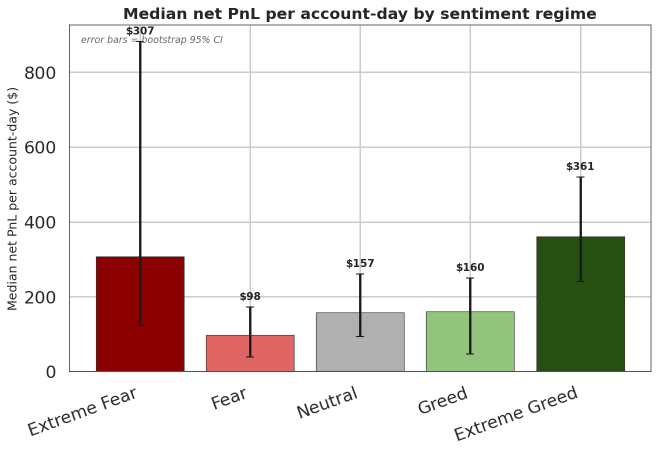
#> input picture outputs/03_net_pnl_by_regime.png, 1316 x 904 px (shown at 1/2 size); its folder holds 6 pictures in this run
$ python build_report.py
#> lines starting #> are read from the running program, lines starting #| are printed output that depends on the picture
"""
Compose a polished 3-page research-note PDF (report/ds_report.pdf) from the
committed charts + narrative. Pure matplotlib (no extra dependencies).

Run:  python src/build_report.py   (run analysis.py first so outputs/ exists)
"""
from __future__ import annotations

import textwrap
from pathlib import Path

import matplotlib
matplotlib.use("Agg")
import matplotlib.image as mpimg
import matplotlib.pyplot as plt
from matplotlib.backends.backend_pdf import PdfPages

plt.rcParams["text.parse_math"] = False   # treat '$' as a literal dollar sign
plt.rcParams["font.family"] = "DejaVu Sans"

ROOT = Path(__file__).resolve().parents[1]
OUT = ROOT / "outputs"
INK, GREY, PAPER, ACCENT = "#222222", "#7B7B7B", "#F8F8F8", "#8B0000"
A4 = (8.27, 11.69)


def header(fig, title, kicker):
    ax = fig.add_axes([0, 0.9, 1, 0.1]); ax.axis("off")
    ax.set_xlim(0, 1); ax.set_ylim(0, 1)
    ax.add_patch(plt.Rectangle((0, 0), 1, 1, color=INK))
    ax.add_patch(plt.Rectangle((0, 0), 0.015, 1, color=ACCENT))
    ax.text(0.06, 0.60, title, color="white", fontsize=17, fontweight="bold", va="center")
    ax.text(0.06, 0.25, kicker, color="#BBBBBB", fontsize=9.5, va="center")


def footer(fig, page):
    ax = fig.add_axes([0, 0, 1, 0.04]); ax.axis("off")
    ax.set_xlim(0, 1); ax.set_ylim(0, 1)
    ax.text(0.06, 0.5, "Trader Performance vs. Market Sentiment  ·  Richik Chaudhuri",
            color=GREY, fontsize=8, va="center")
    ax.text(0.94, 0.5, f"{page}", color=GREY, fontsize=8, va="center", ha="right")


def image(fig, rect, name, caption=None):
    ax = fig.add_axes(rect); ax.axis("off")
    ax.imshow(mpimg.imread(OUT / name))
    if caption:
        ax.text(0.5, -0.04, caption, transform=ax.transAxes, ha="center", va="top",
                fontsize=8.2, color=GREY, wrap=True)


def paragraph(fig, x, y, text, width=96, size=9.5, color=INK, leading=0.022, bold_lead=None):
    for i, line in enumerate(textwrap.wrap(text, width)):
        fig.text(x, y - i * leading, line, fontsize=size, color=color, va="top")
    return y - (len(textwrap.wrap(text, width))) * leading


def main() -> int:
    pdf_path = ROOT / "report" / "ds_report.pdf"
    pdf_path.parent.mkdir(parents=True, exist_ok=True)
    with PdfPages(pdf_path) as pdf:
        # ---------- Page 1: findings ----------
        fig = plt.figure(figsize=A4)
        header(fig, "Trader Performance vs. Market Sentiment",
               "Hyperliquid trades x Crypto Fear & Greed Index  ·  211,224 fills · 32 accounts · 2023–2025")
        fig.text(0.06, 0.86, "KEY FINDINGS", fontsize=12, fontweight="bold", color=ACCENT, va="top")
        findings = [
            "1.  Performance is U-shaped in sentiment, not monotonic. Median net PnL per account-day peaks "
            "at the extremes — Extreme Greed $361/day (67.7% of days profitable) and Extreme Fear $307 "
            "(64.9%) — and troughs at plain Fear ($98). The 5-class difference is highly significant "
            "(Kruskal-Wallis p < 0.001).",
            "2.  The obvious 'Fear vs Greed' split is a trap. Collapsed to binary it is NOT significant "
            "(Mann-Whitney p = 0.09): the edge is the intensity of sentiment, not its direction.",
            "3.  These traders are contrarians. Long-position share falls from 62% in Extreme Fear to 32% "
            "in Greed, and average trade size is largest in Fear ($7.9k vs $3.2k in Extreme Greed) — they "
            "buy the dip, big, and fade the rally.",
            "4.  Skill shows up at the extremes. The most-profitable cohort earns a median $2,483 per "
            "account-day in Extreme Fear versus $107 for the bottom cohort — a gap that all but vanishes "
            "in calm regimes.",
            "5.  Disciplined risk. Liquidations are vanishingly rare (<0.02% of fills, even in Greed). "
            "Net result: +$10.05M realized over two years across the 32 accounts.",
        ]
        y = 0.825
        for f in findings:
            y = paragraph(fig, 0.06, y, f, width=104, size=9.3, leading=0.0205) - 0.012
        image(fig, [0.08, 0.05, 0.84, 0.30], "03_net_pnl_by_regime.png")
        footer(fig, 1)
        pdf.savefig(fig); plt.close(fig)
#> after `pdf.savefig(fig)`:
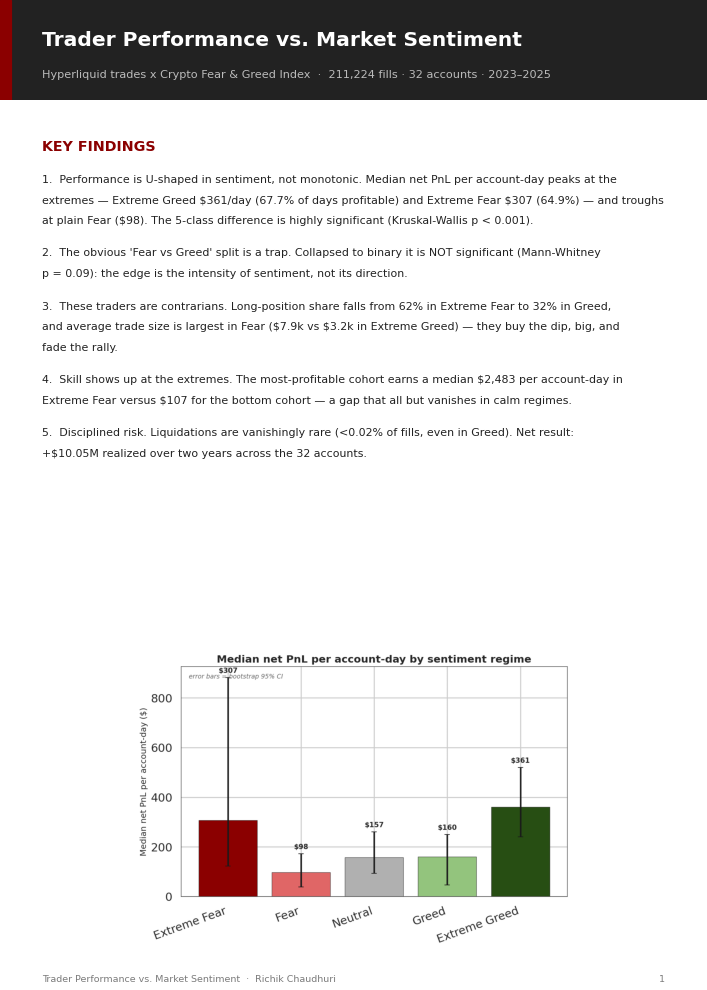
#> figure drawn by matplotlib, 2 panels

        # ---------- Page 2: evidence ----------
        fig = plt.figure(figsize=A4)
        header(fig, "The evidence", "Behaviour, win-rate, and who actually profits")
        image(fig, [0.05, 0.50, 0.43, 0.36], "04_winrate_by_regime.png",
              "Profitable-day rate — highest at both extremes.")
#> call 2 of image, with name = '04_winrate_by_regime.png'
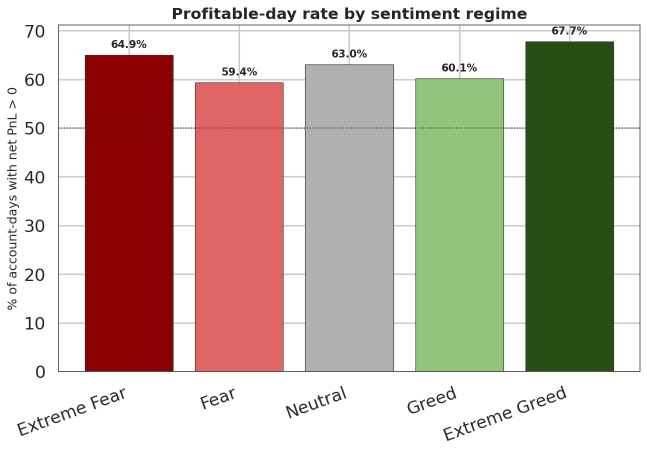
#> input picture outputs/04_winrate_by_regime.png, 1294 x 904 px (shown at 1/2 size)
        image(fig, [0.52, 0.50, 0.43, 0.36], "07_cohorts_by_regime.png",
              "Winners' edge is concentrated at Extreme Fear.")
#> call 3 of image, with name = '07_cohorts_by_regime.png'
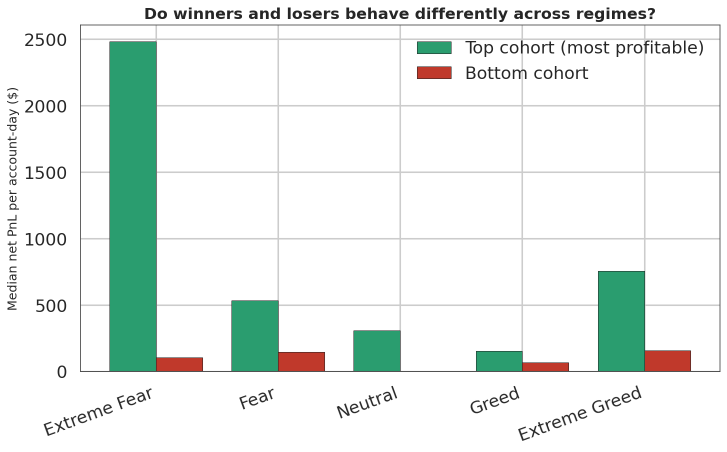
#> input picture outputs/07_cohorts_by_regime.png, 1454 x 904 px (shown at 1/2 size)
        image(fig, [0.05, 0.09, 0.43, 0.36], "05_behaviour_by_regime.png",
              "Bigger, longer, more-opening trades as fear deepens.")
#> call 4 of image, with name = '05_behaviour_by_regime.png'
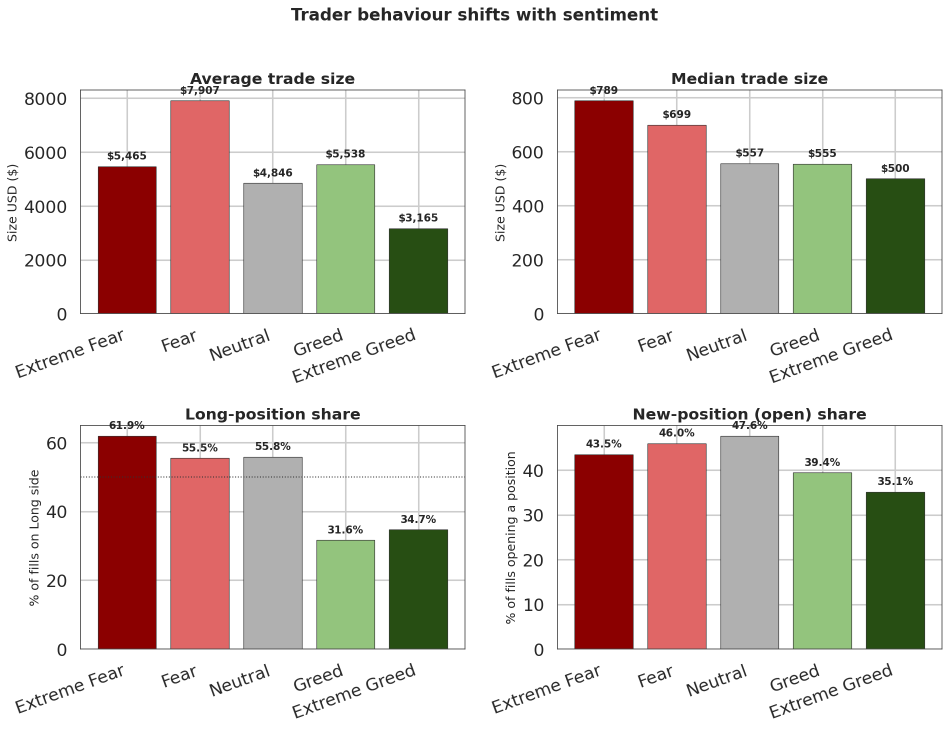
#> input picture outputs/05_behaviour_by_regime.png, 1898 x 1459 px (shown at 1/2 size)
        image(fig, [0.52, 0.09, 0.43, 0.36], "06_per_account_fear_vs_greed.png",
              "Per-account: a Fear lean (17/31), not a universal law.")
        footer(fig, 2)
        pdf.savefig(fig); plt.close(fig)

        # ---------- Page 3: implications, method, limits ----------
        fig = plt.figure(figsize=A4)
        header(fig, "Implications, method & limitations", "What a desk can act on — and what it can't")
        y = 0.85
        fig.text(0.06, y, "ACTIONABLE IMPLICATIONS", fontsize=11, fontweight="bold", color=ACCENT); y -= 0.03
        for t in [
            "Trade the extremes, not the direction. Median PnL, win-rate and the top-cohort edge all peak "
            "at Extreme Fear and Extreme Greed; plain Fear/Greed is statistically flat. Extremes earned 36% "
            "of total net PnL on just 29% of account-days (1.25x concentration).",
            "Respect the contrarian tilt: accumulate long into Extreme Fear and lighten into Greed, with "
            "larger size in fear — the posture that actually captured the returns here.",
            "Distrust the binary signal: a rule on 'Fear vs Greed' alone trades on noise (p = 0.09). A live "
            "signal must use the graded index (and its rate-of-change), not a two-bucket flag.",
        ]:
            y = paragraph(fig, 0.06, y, "•  " + t, width=104, size=9.3, leading=0.0205) - 0.012

        y -= 0.01
        fig.text(0.06, y, "WHY THERE IS NO BACKTEST", fontsize=11, fontweight="bold", color=ACCENT); y -= 0.03
        y = paragraph(fig, 0.06, y,
                      "The data is account-level fills with no clean mark-to-market price series, so a "
                      "backtested equity curve / Sharpe ratio would be overfit theatre a quant would reject. "
                      "The implications above are what the data genuinely supports — and saying so is the rigor.",
                      width=104, size=9.3, leading=0.0205) - 0.02

        fig.text(0.06, y, "METHOD", fontsize=11, fontweight="bold", color=ACCENT); y -= 0.03
        y = paragraph(fig, 0.06, y,
                      "Join: each trade -> that day's regime, aligned on UTC date (the numeric Timestamp is "
                      "Excel-corrupted, so time comes from Timestamp IST). Performance = net realized PnL = "
                      "Closed PnL - Fee. PnL is fat-tailed, so medians + non-parametric tests (Mann-Whitney, "
                      "Kruskal-Wallis, paired Wilcoxon) with bootstrap 95% CIs and sample sizes on every cell. "
                      "Framed as association, not causation.",
                      width=104, size=9.3, leading=0.0205) - 0.02

        fig.text(0.06, y, "LIMITATIONS", fontsize=11, fontweight="bold", color=ACCENT); y -= 0.03
        paragraph(fig, 0.06, y,
                  "32 accounts (a cohort, not the market) · closed-PnL survivorship · no true leverage "
                  "(size proxy) · Extreme Fear is the thinnest cell (14 calendar days) · sentiment is "
                  "market-wide while trades span 246 coins.",
                  width=104, size=9.3, leading=0.0205)
        footer(fig, 3)
        pdf.savefig(fig); plt.close(fig)

    print(f"wrote {pdf_path}")
    return 0


if __name__ == "__main__":
#> (the run stopped early here; a loop or call above may not have finished)
